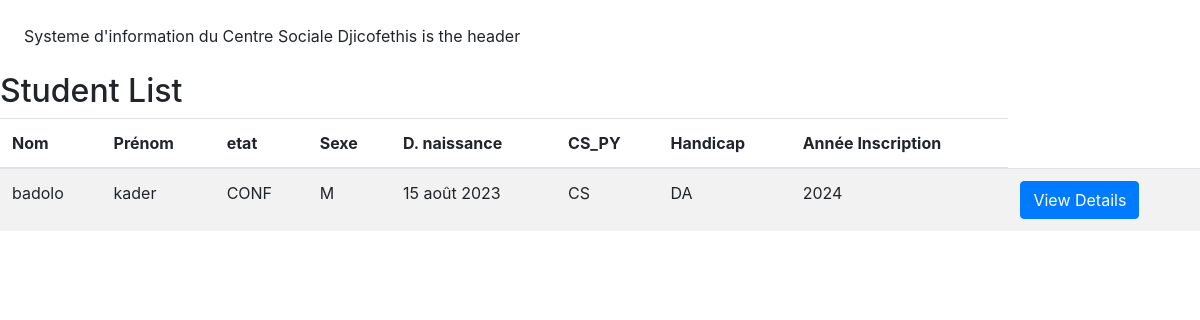
The page /homepage/acceuil/2/students/ on the database its author committed.
### scuelo/models.py (models this page shows, shortened)
class Eleve(models.Model):
    nom = models.CharField(max_length=34, null=False)
    prenom = models.CharField(max_length=34, null=False)
    date_enquete = models.DateTimeField(blank=True)  # is  added right after
    condition_eleve = models.CharField(
        max_length=4,
        choices=CONDITION_ELEVE
    )
    sex = models.CharField(max_length=1, choices=SEX)
    date_naissance = models.DateField()
    cs_py = models.CharField(max_length=6, choices=CS_PY)
    hand = models.CharField(max_length=2, choices=HAND, default="")
    annee_inscr = models.CharField(max_length=4)  # the inscrption year
    parent = models.CharField(max_length=34, null=False)
    tel_parent = models.CharField(max_length=24, null=False)
    note_eleve = models.CharField(max_length=240, blank=True, default='')
    classe_nass = models.ForeignKey(Classe ,  on_delete=models.PROTECT   )
    '''
    def save(self, *args, **kwargs):
        super().save(*args, **kwargs)
        messages.success(request, f'vous avez enregister l\'eleve {self.nom} {self.prenom} de la classe  de  {self.nom_classe}')
    '''
    class Meta:
        verbose_name = 'Eleve'
        verbose_name_plural = 'Eleves'

### scuelo/views.py (the view)
# urls.py: path('acceuil/<int:classe_id>/students/', student_list, name='student_list'),
def student_list(request, classe_id):
    classe = get_object_or_404(Classe, pk=classe_id)
    students = classe.eleve_set.all()
    return render(request, 'scuelo/eleveperclasse.html', {'classe': classe, 'students': students})

### scuelo/templates/scuelo/eleveperclasse.html (shortened to what this page needs)
{% extends 'layout.html' %}
        {% block header %}
    <header>
   <div class="head  color-red p-4">
    Systeme  d'information du Centre Sociale Djicofethis is the header
   </div>
  </header>
        {% endblock header %}
{% block content %}
<div class=" ">
  <h2>Student List</h2>
  <table class="table table-striped">
    <thead>
      <tr>
        <th>Nom</th>
        <th>Prénom</th>
        <th>etat</th>
        <th>Sexe</th>
        <th>D. naissance</th>
        <th>CS_PY</th>
        <th>Handicap</th>
        <th>Année Inscription</th>
      </tr>
    </thead>
    <tbody>
      {% for student in students %}
      <tr>
        <td>{{ student.nom }}</td>
        <td>{{ student.prenom }}</td>
        <td>{{ student.condition_eleve }}</td>
        <td>{{ student.sex }}</td>
        <td>{{ student.date_naissance }}</td>
        <td>{{ student.cs_py }}</td>
        <td>{{ student.hand }}</td>
        <td>{{ student.annee_inscr }}</td>
        <td>
          <a href="{% url 'student_detail' student.pk %}" class="btn btn-primary">View Details</a>
        </td>
      </tr>
      {% endfor %}
    </tbody>
  </table>
</div>
{% endblock %}

### rows shown on the page
Eleve: nom "badolo", prenom "kader", condition_eleve "CONF", sex "M", date_naissance "15 août 2023", cs_py "CS", hand "DA", annee_inscr "2024"
